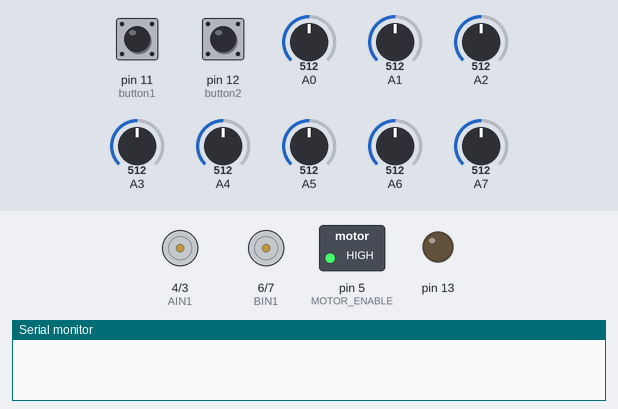
Bench run of a sketch on a simulated Arduino Uno, built with avr-gcc and run on an emulated ATmega328P. Parts: motor-driver pin pairs drawn as motors (green arrow = first pin HIGH = forward, orange = second pin HIGH = backward, longer = more drive, scaled by the enable pin), switched loads named in the sketch (green lamp = pin HIGH), output pins drawn as LEDs (lit = HIGH), the last lines printed to the serial monitor. Inputs (shaded band) come from the test bench; at power-on: pin 11 (button1) HIGH, pin 12 (button2) HIGH, A0 = 512, A1 = 512, A2 = 512, A3 = 512, A4 = 512, A5 = 512, A6 = 512, A7 = 512.

Above: at 1.2 s.
1.3 s: pin 11 (button1) pulled LOW for 0.15 s
At 3.0 s:
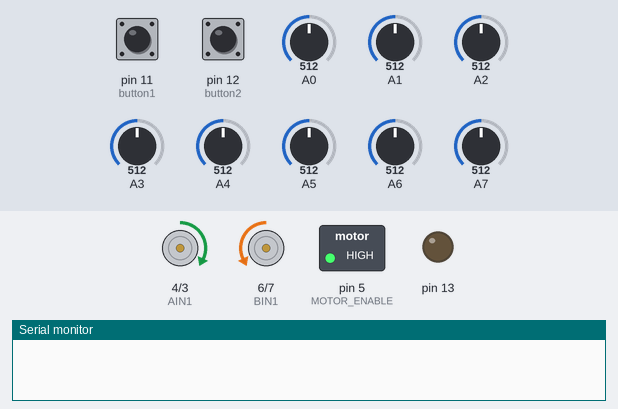
4.4 s: pin 12 (button2) pulled LOW for 0.15 s
At 5.42 s:
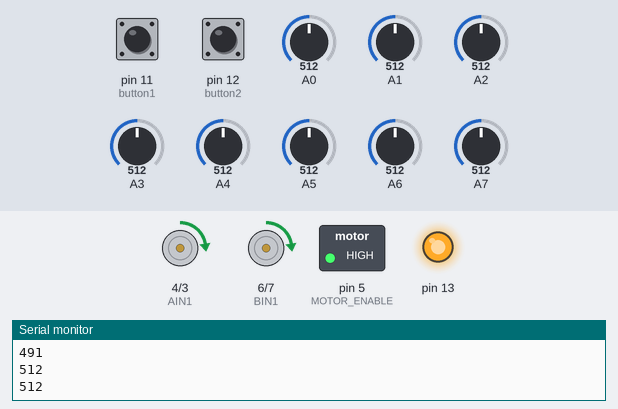
At 9.1 s:
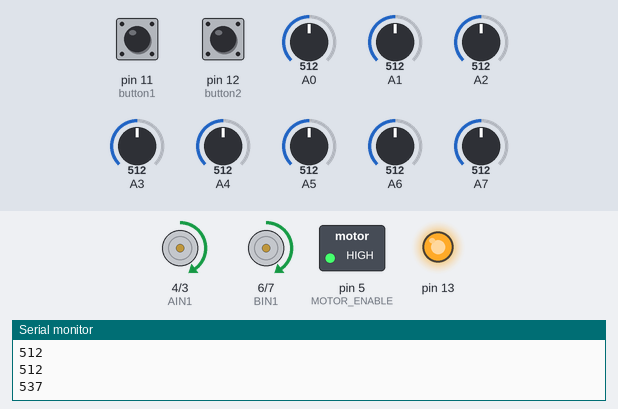
Timing chart, 0 to 10.6 s (numbered marks = the images above; inputs shaded):
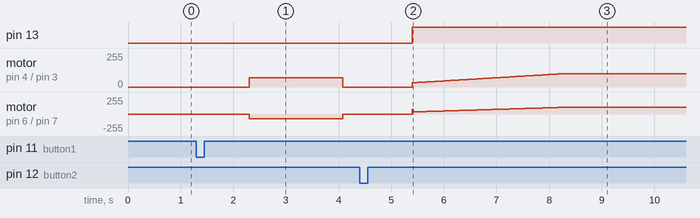

The sketch:

sketch_sep21b.ino
```cpp
#ifndef cbi
#define cbi(sfr, bit) (_SFR_BYTE(sfr) &= ~_BV(bit))
#endif
#ifndef sbi
#define sbi(sfr, bit) (_SFR_BYTE(sfr) |= _BV(bit))
#endif

#include <Arduino.h>

//---------------- Motor pins ----------------
#define AIN1 4
#define BIN1 6
#define AIN2 3
#define BIN2 7
#define PWMA 9
#define PWMB 10
#define MOTOR_ENABLE 5

//---------------- User Config ----------------
bool isBlackLine = 1;          // 1=black line, 0=white line
unsigned int numSensors = 8;   // Set how many sensors you have
int sensorPins[16] = {0,1,2,3,4,5,6,7}; // Add pins for more sensors (up to 16)
int sensorThresholdDefault = 500;       // default threshold if not calibrated

float Kp = 0.03, Ki = 0, Kd = 0.2;
int lfSpeed = 100; // desired speed
int currentSpeed = 30; // starting speed

//---------------- Global variables ----------------
int sensorValue[16], sensorArray[16], minValues[16], maxValues[16], threshold[16], sensorWeight[16];
float error = 0, previousError = 0, integral = 0, PIDvalue = 0;
int activeSensors = 0;
int onLine = 1;

//---------------- Motor helper ----------------
void setMotor(int pin1, int pin2, int pwm, int speed){
    speed = constrain(speed, -255, 255);
    if(speed > 0){
        digitalWrite(pin1, HIGH);
        digitalWrite(pin2, LOW);
        analogWrite(pwm, speed);
    } else if(speed < 0){
        digitalWrite(pin1, LOW);
        digitalWrite(pin2, HIGH);
        analogWrite(pwm, abs(speed));
    } else {
        digitalWrite(pin1, HIGH);
        digitalWrite(pin2, HIGH);
        analogWrite(pwm, 0);
    }
}

void motor1run(int speed){ setMotor(AIN1, AIN2, PWMA, speed); }
void motor2run(int speed){ setMotor(BIN1, BIN2, PWMB, speed); }

//---------------- Ramp speed ----------------
void rampSpeed(){
    if(currentSpeed < lfSpeed) currentSpeed++;
    else if(currentSpeed > lfSpeed) currentSpeed--;
}

//---------------- Initialize sensor weights ----------------
void initSensorWeights(){
    int centerTimesTwo = numSensors - 1;
    for(int i=0;i<numSensors;i++){
        sensorWeight[i] = centerTimesTwo - 2*i;
    }
}

//---------------- Read sensors ----------------
//---------------- Read sensors ----------------
void readAndMapSensors(){
    onLine = 0;
    for(int i=0;i<numSensors;i++){
        int raw = analogRead(sensorPins[i]);

        // Adjust for bent frame / misalignment
        if(i==0 || i==1) raw = raw * 0.96;  // left sensors slightly lower
        if(i==7) raw = raw * 1.05;          // right sensor slightly higher
        Serial.println(raw);
        // Map readings to 0..1000
        sensorValue[i] = constrain(map(raw, minValues[i], maxValues[i], 0, 1000), 0, 1000);

        // Decide if sensor is active using threshold logic like "close to max"
        if(sensorValue[i] >= 950){  // close to max
            sensorArray[i] = 1;
        } else {
            sensorArray[i] = 0;
        }

        if(sensorArray[i]) onLine = 1;
    }
}


//---------------- Compute line position ----------------
float computePositionFromSensors(){
    long numerator = 0, denominator = 0;
    activeSensors = 0;
    for(int i=0;i<numSensors;i++){
        numerator += (long)sensorValue[i] * (long)sensorWeight[i];
        denominator += sensorValue[i];
        if(sensorValue[i] > 50) activeSensors++;
    }
    if(denominator == 0){ onLine = 0; return previousError; }
    onLine = 1;
    return (float)numerator / (float)denominator;
}

//---------------- Update PID ----------------
void updatePID(){
    error = computePositionFromSensors();
    integral += error;
    float Pterm = Kp * error;
    float Iterm = Ki * integral;
    float Dterm = Kd * (error - previousError);
    PIDvalue = Pterm + Iterm + Dterm;
    previousError = error;
}

//---------------- Apply PID to motors ----------------
void applyPIDtoMotors(){
    int left = currentSpeed + (int)PIDvalue;
    int right = currentSpeed - (int)PIDvalue;
    left = constrain(left, 0, 255);
    right = constrain(right, 0, 255);
    motor1run(left);
    motor2run(right);
}

//---------------- Calibration ----------------
void calibrate(){
    for(int i=0;i<numSensors;i++){
        minValues[i] = analogRead(sensorPins[i]);
        maxValues[i] = minValues[i];
    }
    // rotate robot slightly for calibration
    for(int j=0;j<10000;j++){
        motor1run(70);
        motor2run(-70);
        for(int i=0;i<numSensors;i++){
            int val = analogRead(sensorPins[i]);
            if(val < minValues[i]) minValues[i] = val;
            if(val > maxValues[i]) maxValues[i] = val;
        }
    }
    for(int i=0;i<numSensors;i++){
        threshold[i] = (minValues[i] + maxValues[i]) / 2;
        Serial.print(threshold[i]); Serial.print(" ");
    }
    Serial.println();
    motor1run(0); motor2run(0);
}

//---------------- Setup ----------------
void setup(){
    sbi(ADCSRA, ADPS2); cbi(ADCSRA, ADPS1); cbi(ADCSRA, ADPS0);
    Serial.begin(9600);

    pinMode(AIN1, OUTPUT); pinMode(AIN2, OUTPUT);
    pinMode(BIN1, OUTPUT); pinMode(BIN2, OUTPUT);
    pinMode(PWMA, OUTPUT); pinMode(PWMB, OUTPUT);
    pinMode(11, INPUT_PULLUP); pinMode(12, INPUT_PULLUP); pinMode(13, OUTPUT);
    pinMode(MOTOR_ENABLE, OUTPUT); digitalWrite(MOTOR_ENABLE, HIGH);

    initSensorWeights();
}

//---------------- Main Loop ----------------
void loop(){
    while(digitalRead(11)){} delay(1000); // wait for button1
    calibrate();
    while(digitalRead(12)){} delay(1000); // wait for button2

    while(1){
        readAndMapSensors();
        rampSpeed();
        updatePID();
        if(onLine){
            applyPIDtoMotors();
            digitalWrite(13, HIGH);
        } else {
            digitalWrite(13, LOW);
            if(error < 0) motor1run(0), motor2run(currentSpeed);
            else motor1run(currentSpeed), motor2run(0);
        }
    }
}
```

Measured:
- after the input at 1.3 s, motor on pin 4 (AIN1) / pin 3 (AIN2): stopped → forward 70/255 after 1.0 s, → stopped 1.8 s later; motor on pin 6 (BIN1) / pin 7 (BIN2): stopped → backward 70/255 after 1.0 s, → stopped 1.8 s later
- after the input at 4.4 s, pin 13: LOW → HIGH after 1.0 s; motor on pin 4 (AIN1) / pin 3 (AIN2): moves from stopped to forward 100/255 over 2.8 s, starting after 1.0 s
